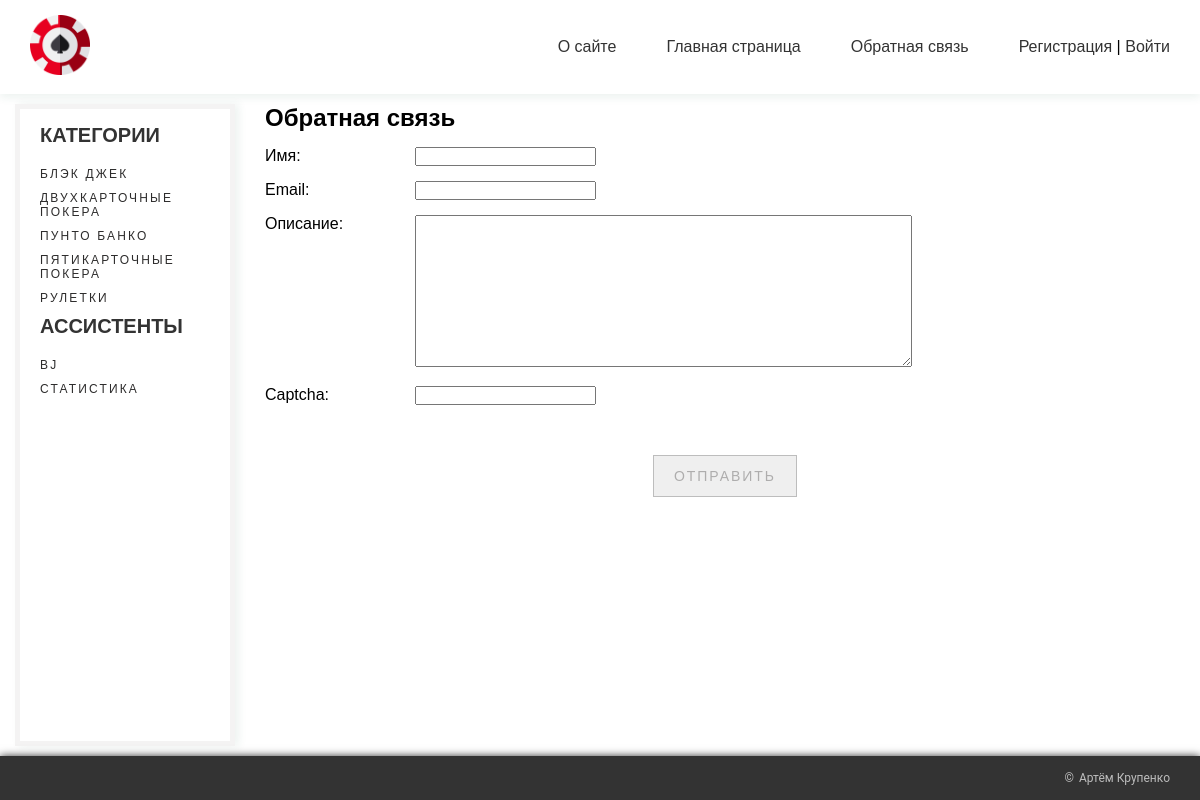
The page /feedback/ on the database its author committed.
### games/models.py (models this page shows, shortened)
class Category(models.Model):
    name = models.CharField(max_length=100, db_index=True, verbose_name='Название')
    slug = models.SlugField(max_length=255, unique=True, db_index=True, verbose_name='URL')
    def get_absolute_url(self):
        return reverse('category', kwargs={'cat_slug': self.slug})
    class Meta:
        verbose_name = 'Категории Игр'
        verbose_name_plural = 'Категории Игр'
        ordering = ['name']

### games/views.py (the view, shortened to what this page needs)
# urls.py: path('feedback/', ContactFormView.as_view(), name='feedback'),
class ContactFormView(DataMixin, FormView):
    form_class = ContactForm
    template_name = 'games/feedback.html'
    success_url = reverse_lazy('home')
    def get_context_data(self, *, object_list=None, **kwargs):
        context = super().get_context_data(**kwargs)
        c_def = self.get_user_context(title='Обратная связь')
        return dict(list(context.items()) + list(c_def.items()))

### games/forms.py
class ContactForm(forms.Form):
    name = forms.CharField(label='Имя', max_length=255)
    email = forms.EmailField(label='Email')
    content = forms.CharField(label='Описание', widget=forms.Textarea(attrs={'cols': 60, 'rows': 10}))
    captcha = CaptchaField()

### games/utils.py (called while the page is built)
    def get_user_context(self, **kwargs):
        context = kwargs
        categories = cache.get('categories')
        if not categories:
            categories = Category.objects.annotate(Count('games'))
            cache.set('categories', categories, 60)
        user_menu = menu.copy()
        if not self.request.user.is_authenticated:
            user_menu.pop(-1)
        context['menu'] = user_menu
        context['categories'] = categories
        return context

### games/templates/games/feedback.html (shortened to what this page needs)
{% extends "games/base_web_casino.html" %}
{% block content %}
<h1>{{ title }}</h1>
<div class="form-conteiner">
    <form method="post">
        {% for f in form %}
        <p><label class="form-label" for="{{ f.id_for_label }}">{{f.label}}: </label>{{ f }}</p>
        {% endfor %}
        <div class="button-wrapper">
            <button class="content__view button-btn" type="submit">Отправить</button>
        </div>
    </form>
</div>
{% endblock %}

### games/templates/games/base_web_casino.html (shortened to what this page needs)
{% load static %}
<!DOCTYPE html>
<html lang="en">
<head>
    <link rel="stylesheet" href="{% static 'games/css/styles.css' %}" type="text/css">
</head>
<body>
<header class="header">
    {% block sidebar %}
    <div class="header__container">
        <a href="{% url 'home' %}" class="header__logo">
            <img src="{% static 'games/images/logo.png' %}" alt="logo image" class="header__image">
        </a>
        <ul class="header__items">
            {% for m in menu %}
            <li class="header__item">
                <a href="{% url m.url_name %}" class="header__link">{{ m.title }}</a>
            </li>
            {% endfor %}
            {% if request.user.is_authenticated %}
            <li class="header__item">{{ user.username }}|
                <a href="{% url 'logout' %}" class="header__link">Выйти</a>
            </li>
            {% else %}
            <li class="header__item">
                <a href="{% url 'register' %}" class="header__link">Регистрация</a> |
                <a href="{% url 'login' %}" class="header__link">Войти</a>
            </li>
            {% endif %}
        </ul>
    </div>
</header>
<main class="main">
    <section class="categories">
        <div class="categories__container">
            <h2 class="categories__title">Категории</h2>
            {% for c in categories %}
            {% if c.games__count > 0 %}
            <ul class="categories__items">
                <li class="categories__item">
                    <a href="{{ c.get_absolute_url }}" class="categories__link">{{ c.name }}</a>
                </li>
            </ul>
            {% endif %}
            {% endfor %}
            <h2 class="categories__title">Ассистенты</h2>
            <ul class="categories__items">
                <li class="categories__item">
                    <a href="{% url 'bj_start' %}" class="categories__link">BJ</a>
                </li>
                <li class="categories__item">
                    <a href="{% url 'statistic' %}" class="categories__link">Статистика</a>
                </li>
            </ul>
            {% endblock %}
        </div>
    </section>
    <section class="content">
        {% block content %}
        {% endblock %}
    </section>
</main>
<footer class="footer">
    <div class="footer__container">
        <p class="footer__owner">Артём Крупенко</p>
    </div>
</footer>
</body>
</html>

### games/static/games/css/styles.css (style rules this page uses)
* { -webkit-box-sizing: border-box; box-sizing: border-box; padding: 0; margin: 0; font-family: "Poppins", sans-serif; }
.form-conteiner p { margin-top: 15px; }
.form-label { display: inline-block; min-width: 150px; vertical-align: top; }
body { min-height: 100vh; height: 100%; display: -webkit-box; display: -ms-flexbox; display: flex; -webkit-box-orient: vertical; -webkit-box-direction: normal; -ms-flex-direction: column; flex-direction: column; }
.header { background: #ffffff; -webkit-box-shadow: 0 4px 8px rgba(44, 101, 77, 0.08); box-shadow: 0 4px 8px rgba(44, 101, 77, 0.08); }
.header__container { display: -webkit-box; display: -ms-flexbox; display: flex; -webkit-box-pack: justify; -ms-flex-pack: justify; justify-content: space-between; -webkit-box-align: center; -ms-flex-align: center; align-items: center; padding: 15px 30px; }
.header__image { width: 60px; }
.header__items { list-style-type: none; display: -webkit-box; display: -ms-flexbox; display: flex; }
.header__item { margin-right: 50px; }
.header__item:last-child { margin-right: 0; }
.header__link { font-family: "Poppins", sans-serif; outline: none; text-decoration: none; font-weight: 500; font-size: 16px; color: #333333; -webkit-transition: 0.3s ease-in-out; -o-transition: 0.3s ease-in-out; transition: 0.3s ease-in-out; }
.main { -webkit-box-flex: 1; -ms-flex: 1 0 auto; flex: 1 0 auto; height: 100%; display: -webkit-box; display: -ms-flexbox; display: flex; }
.categories { font-family: "Poppins", sans-serif; min-width: 220px; margin: 10px 15px; padding: 15px 20px; background: #ffffff; border: 5px solid rgba(110, 102, 102, 0.08); -webkit-box-shadow: 4px 0 8px rgba(44, 101, 77, 0.08); box-shadow: 4px 0 8px rgba(44, 101, 77, 0.08); }
.categories__title { font-size: 20px; color: #333333; text-transform: uppercase; padding-bottom: 20px; }
.categories__items { list-style-type: none; }
.categories__item { margin-bottom: 10px; }
.categories__link { display: flex; align-items: center; outline: none; text-decoration: none; font-size: 12px; letter-spacing: 0.18em; text-transform: uppercase; color: #2d2c2c; transition: 1s ease; }
.content { font-family: "Poppins", sans-serif; width: 100%; margin: 10px 15px; }
.content__view { text-align: center; outline: none; text-decoration: none; border: 1px solid #bdbdbd; text-transform: uppercase; font-family: "Poppins", sans-serif; cursor: pointer; color: #aeadad; font-size: 14px; letter-spacing: 0.14em; padding: 12px 0; width: 90%; margin-bottom: 10px; -webkit-transition: 0.5s ease-in-out; -o-transition: 0.5s ease-in-out; transition: 0.5s ease-in-out; }
.footer { -webkit-box-flex: 0; -ms-flex: 0 0 auto; flex: 0 0 auto; background: #333333; -webkit-box-shadow: 0 0 8px #333333; box-shadow: 0 0 8px #333333; }
.footer__container { padding: 15px 30px; display: -webkit-box; display: -ms-flexbox; display: flex; -webkit-box-pack: end; -ms-flex-pack: end; justify-content: flex-end; -webkit-box-align: center; -ms-flex-align: center; align-items: center; }
.footer__owner { font-family: Roboto, sans-serif; font-size: 12px; color: #bdbdbd; }
.footer__owner::before { content: "\00A9"; margin-right: 5px; }
.button-btn { padding: 12px 20px; width: fit-content; }
.button-wrapper { display: flex; align-items: center; justify-content: center; margin-top: 50px; }

### rows shown on the page
Category: name "БЛЭК ДЖЕК"
Category: name "ДВУХКАРТОЧНЫЕ ПОКЕРА"
Category: name "ПУНТО БАНКО"
Category: name "ПЯТИКАРТОЧНЫЕ ПОКЕРА"
Category: name "РУЛЕТКИ"

### other values the page prints
{{ m.title }} "О сайте" "Главная страница" "Обратная связь"
{{ title }} "Обратная связь"
{{ f.label }} "Имя" "Email" "Описание" "Captcha"
